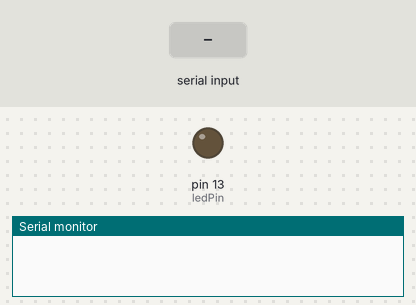
The sketch below on a simulated Arduino Uno, built with avr-gcc and run on an emulated ATmega328P. Parts: output pins drawn as LEDs (lit = HIGH), the last lines printed to the serial monitor. The inputs (shaded band) are chosen by the test bench.

Above: at 1.2 s.
1.3 s: "F" received over Serial
At 2.0 s:
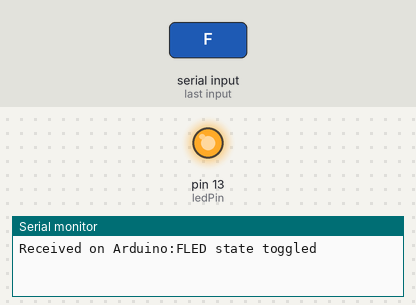
2.8 s: "1" received over Serial
Timing chart, 0 to 5.8 s (numbered marks = the images above; inputs shaded):
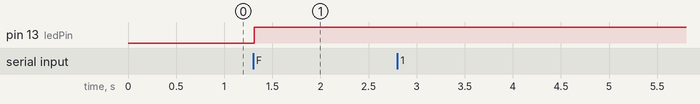

The sketch:

serial_string_toggle.ino
```cpp
// sketch used to test serial connection. Toggles build-in LED on/off when "TOGGLE" word received.


String receivedData = ""; // To store incoming data
const int ledPin = LED_BUILTIN; // Built-in LED pin on the Arduino
unsigned long previousMillis = 0; // Store the last time a message was sent
const long interval = 10000; // Interval at which to send a message (10 seconds)

void setup() {
  // Initialize the serial communication at 38400 baud
  Serial.begin(38400);

  // Initialize the built-in LED pin as an output
  pinMode(ledPin, OUTPUT);
}

void loop() {
  unsigned long currentMillis = millis(); // Get the current time

  // Check if it's time to send the message
  if (currentMillis - previousMillis >= interval) {
    // Update the last time the message was sent
    previousMillis = currentMillis;

    // Send a message to the ROS 2 node
    Serial.println("Hello from Arduino");
  }

  // Check if there is incoming data from the ROS 2 node
  if (Serial.available() > 0) {
    // Clear the previous content of the string
    receivedData = "";

    // Read incoming data
    while (Serial.available() > 0) {
      char ch = Serial.read();
      receivedData += ch;
      // Small delay to ensure all characters are read
      delay(10);
    }

    // Print the received data for debugging
    Serial.print("Received on Arduino:");
    Serial.print(receivedData);

    // If the received data is "TOGGLE", toggle the LED
    if (receivedData == "F") {
      // Toggle the LED state
      digitalWrite(ledPin, !digitalRead(ledPin));
      // Send confirmation back to the ROS 2 node
      Serial.println("LED state toggled");
    }
  }
}
```

Measured:
- after the input at 1.3 s, pin 13 (ledPin): LOW → HIGH at once
